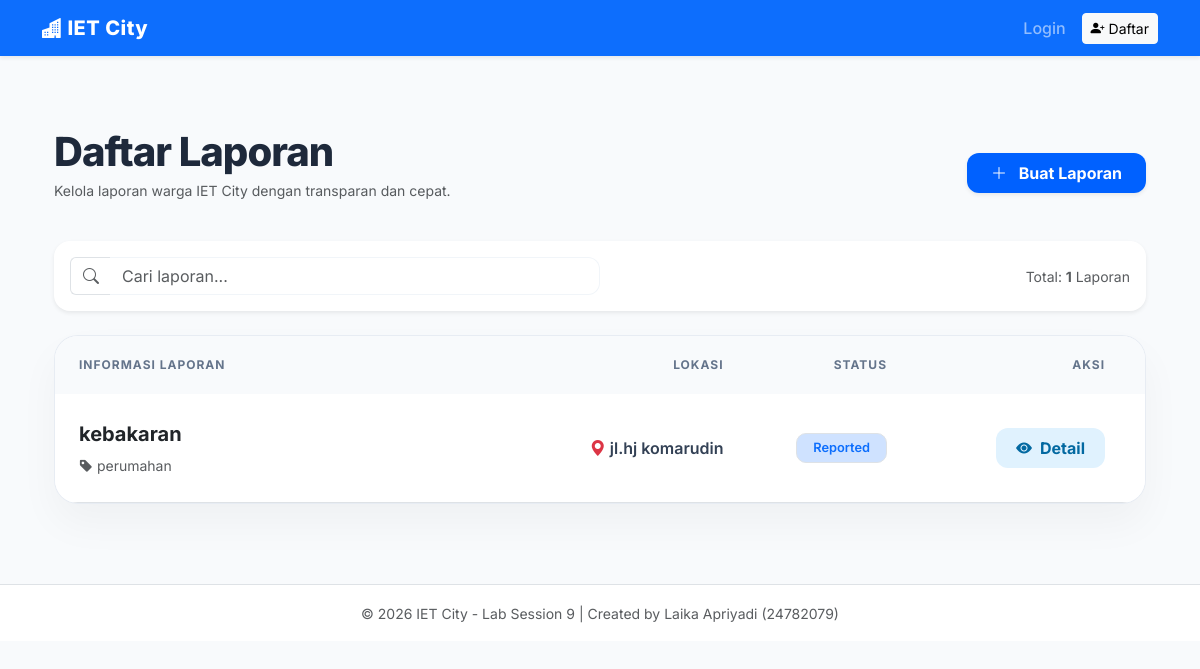
Page /reports/ on the earlier database version.
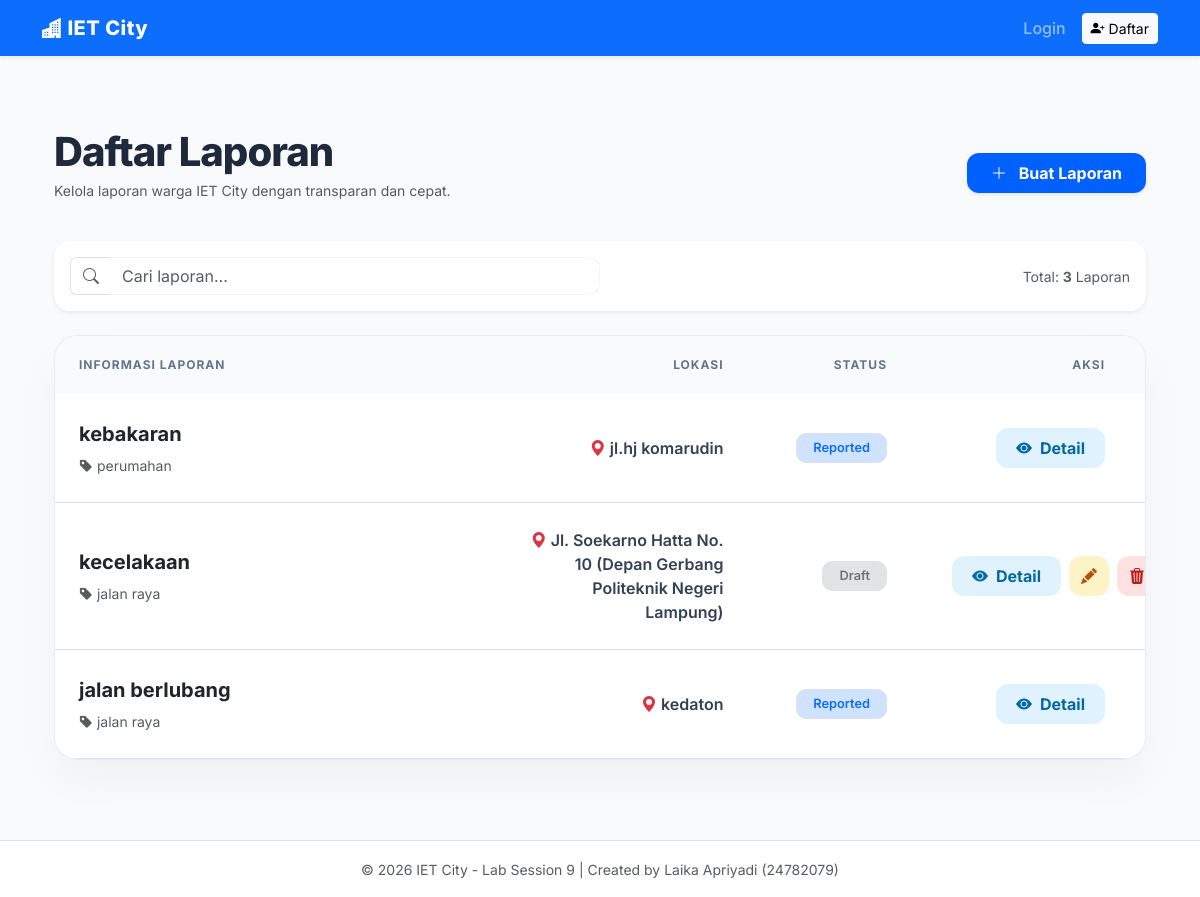
Same page on the later database version.
### main_app/models.py (models this page shows)
class Report(models.Model):
    title = models.CharField(max_length=200)
    category = models.CharField(max_length=100)
    description = models.TextField()
    location = models.CharField(max_length=200)
    reporter = models.ForeignKey(
        settings.AUTH_USER_MODEL,
        on_delete=models.CASCADE,
        related_name='reports',
        null=True,
        blank=True
    )
    status = models.CharField(
        max_length=20,
        choices=STATUS_CHOICES,
        default='REPORTED'
    )
    created_at = models.DateTimeField(auto_now_add=True)
    updated_at = models.DateTimeField(auto_now=True)

### main_app/views.py (the view)
# urls.py: path('reports/', views.ReportListView.as_view(), name='report_list'),
class ReportListView(ListView):
    model = Report
    template_name = 'main_app/report_list.html'
    context_object_name = 'reports'

### main_app/templates/main_app/report_list.html (shortened to what this page needs)
{% extends 'base.html' %}
{% block content %}
<div class="container py-5 fade-in">
    <div class="d-flex justify-content-between align-items-center mb-4">
        <div>
            <h1 class="page-title mb-1">Daftar Laporan</h1>
            <p class="text-muted small">Kelola laporan warga IET City dengan transparan dan cepat.</p>
        </div>
        <a href="{% url 'report_create' %}" class="btn btn-primary px-4 py-2 shadow-sm fw-bold" style="border-radius: 12px; background: var(--primary-blue); border: none;">
            <i class="bi bi-plus-lg me-2"></i> Buat Laporan
        </a>
    </div>
    <div class="mb-4 bg-white p-3 rounded-4 shadow-sm d-flex justify-content-between align-items-center">
        <div class="input-group w-50">
            <span class="input-group-text bg-transparent border-end-0 text-muted"><i class="bi bi-search"></i></span>
            <input type="text" id="searchInput" class="form-control border-start-0 shadow-none" style="border: 1px solid #f1f5f9; border-radius: 0 12px 12px 0;" placeholder="Cari laporan...">
        </div>
        <div class="text-muted small">Total: <strong>{{ reports|length }}</strong> Laporan</div>
    </div>
    <div class="table-container">
        <table class="table mb-0" id="reportTable" style="table-layout: fixed; width: 100%;">
            <thead>
                <tr>
                    <th style="width: 40%" class="ps-4">Informasi Laporan</th>
                    <th style="width: 25%" class="text-end-custom">Lokasi</th>
                    <th style="width: 15%" class="text-end-custom">Status</th>
                    <th style="width: 20%" class="text-end-custom">Aksi</th>
                </tr>
            </thead>
            <tbody>
                {% for report in reports %}
                <tr>
                    <td class="ps-4">
                        <div class="fw-bold text-dark fs-5 mb-1">{{ report.title }}</div>
                        <span class="text-muted small"><i class="bi bi-tag-fill"></i> {{ report.category|default:"Umum" }}</span>
                    </td>
                    <td class="text-end-custom fw-semibold">
                        <i class="bi bi-geo-alt-fill text-danger"></i> {{ report.location }}
                    </td>
                    <td class="text-end-custom">
                        {% if report.status == 'DRAFT' %}
                            <span class="badge badge-modern bg-secondary-subtle text-secondary border">Draft</span>
                        {% elif report.status == 'REPORTED' %}
                            <span class="badge badge-modern bg-primary-subtle text-primary border">Reported</span>
                        {% elif report.status == 'IN_PROGRESS' %}
                            <span class="badge badge-modern bg-warning-subtle text-warning-emphasis border">In Progress</span>
                        {% elif report.status == 'RESOLVED' %}
                            <span class="badge badge-modern bg-success-subtle text-success border">Resolved</span>
                        {% else %}
                            <span class="badge badge-modern bg-light text-dark border">{{ report.status }}</span>
                        {% endif %}
                    </td>
                    <td class="text-end-custom">
                        <div class="btn-action-group">
                            <button class="btn-custom btn-detail-blue btn-detail"
                                    data-title="{{ report.title }}"
                                    data-location="{{ report.location }}"
                                    data-status="{{ report.get_status_display }}"
                                    data-description="{{ report.description }}">
                                <i class="bi bi-eye-fill me-2"></i> Detail
                            </button>
                            {% if user.is_staff %}
                                <a href="{% url 'report_update' report.pk %}" class="btn-custom btn-edit-yellow" title="Edit"><i class="bi bi-pencil-fill"></i></a>
                                <a href="{% url 'report_delete' report.pk %}" class="btn-custom btn-delete-red" title="Hapus" onclick="return confirm('Hapus laporan ini?')"><i class="bi bi-trash3-fill"></i></a>
                            {% elif report.status == 'DRAFT' %}
                                <a href="{% url 'report_update' report.pk %}" class="btn-custom btn-edit-yellow" title="Edit"><i class="bi bi-pencil-fill"></i></a>
                                <a href="{% url 'report_delete' report.pk %}" class="btn-custom btn-delete-red" title="Hapus" onclick="return confirm('Hapus draf ini?')"><i class="bi bi-trash3-fill"></i></a>
                            {% endif %}
                        </div>
                    </td>
                </tr>
                {% empty %}
                <tr>
                    <td colspan="4" class="text-center py-5 text-muted">Belum ada laporan masuk.</td>
                </tr>
                {% endfor %}
            </tbody>
        </table>
    </div>
</div>
{% endblock %}

### templates/base.html (shortened to what this page needs)
<!DOCTYPE html>
<html lang="id">
<head>
    <link href="https://cdn.jsdelivr.net/npm/bootstrap@5.3.0/dist/css/bootstrap.min.css" rel="stylesheet">
    <link rel="stylesheet" href="https://cdn.jsdelivr.net/npm/bootstrap-icons@1.11.0/font/bootstrap-icons.css">
</head>
<body>
    <nav class="navbar navbar-expand-lg navbar-dark bg-primary shadow-sm mb-4">
        <div class="container">
            <a class="navbar-brand" href="{% url 'home_page' %}">
                <i class="bi bi-buildings-fill"></i> IET City
            </a>
            <div class="collapse navbar-collapse" id="navbarNav">
                <ul class="navbar-nav ms-auto align-items-center">
                    {% if user.is_authenticated %}
                        <li class="nav-item me-2">
                            <span class="badge {% if user.is_staff %}bg-warning text-dark{% else %}bg-info text-white{% endif %}">
                                <i class="bi bi-shield-lock"></i> {{ user.is_staff|yesno:"ADMIN,CITIZEN" }}
                            </span>
                        </li>
                        <li class="nav-item me-3">
                            <span class="text-white small">Halo, <strong>{{ user.username }}</strong></span>
                        </li>
                        <li class="nav-item">
                            <form action="{% url 'logout' %}" method="post" class="d-inline">
                                {% csrf_token %}
                                <button type="submit" class="btn btn-sm btn-outline-light">
                                    <i class="bi bi-box-arrow-right"></i> Logout
                                </button>
                            </form>
                        </li>
                    {% else %}
                        <li class="nav-item">
                            <a class="nav-link" href="{% url 'login' %}">Login</a>
                        </li>
                        <li class="nav-item">
                            <a class="btn btn-light btn-sm ms-lg-2" href="{% url 'signup' %}">
                                <i class="bi bi-person-plus-fill"></i> Daftar
                            </a>
                        </li>
                    {% endif %}
                </ul>
            </div>
        </div>
    </nav>
    <div class="container">
        <main>
            {% block content %}
            {% endblock %}
        </main>
    </div>
    <footer class="text-center text-muted">
        <div class="container">
            <small>&copy; 2026 IET City - Lab Session 9 | Created by Laika Apriyadi (24782079)</small>
        </div>
    </footer>
</body>
</html>

### templates/base.html (style rules this page uses)
body { background-color: #f4f7f6; font-family: 'Segoe UI', Tahoma, Geneva, Verdana, sans-serif; min-height: 100vh; display: flex; flex-direction: column; }
.navbar-brand { font-weight: 800; letter-spacing: 0.5px; }
.nav-link { font-weight: 500; transition: 0.3s; }
main { flex: 1; }
footer { background: #fff; border-top: 1px solid #dee2e6; padding: 1rem 0; margin-top: 2rem; }

### main_app/templates/main_app/report_list.html (style rules this page uses)
:root { --primary-blue: #0061ff; --soft-bg: #f8fafc; }
body { font-family: 'Inter', sans-serif; background-color: var(--soft-bg); }
.page-title { font-weight: 800; color: #1e293b; letter-spacing: -1px; }
.table-container { background: white; border-radius: 24px; overflow: hidden; box-shadow: 0 20px 40px rgba(0,0,0,0.04); border: 1px solid rgba(226, 232, 240, 0.8); }
.table thead th { background-color: #f8fafc; color: #64748b; text-transform: uppercase; font-size: 0.75rem; font-weight: 700; letter-spacing: 1px; padding: 20px 25px; border: none; }
.table tbody td { padding: 25px; vertical-align: middle; color: #334155; }
.text-end-custom { text-align: right !important; padding-right: 40px !important; }
.badge-modern { padding: 8px 16px; border-radius: 10px; font-weight: 600; font-size: 0.8rem; }
.btn-action-group { display: inline-flex; gap: 8px; }
.btn-custom { height: 40px; display: inline-flex; align-items: center; justify-content: center; border-radius: 12px; font-weight: 700; transition: 0.3s; border: none; }
.btn-detail-blue { background: #e0f2fe; color: #0369a1; padding: 0 20px; }
.btn-edit-yellow { background: #fef3c7; color: #b45309; width: 40px; }
.btn-delete-red { background: #fee2e2; color: #b91c1c; width: 40px; }
.fade-in { animation: fadeIn 0.6s ease-out forwards; }

Differences in the rows shown:
added Report: title "kecelakaan", category "jalan raya", location "Jl. Soekarno Hatta No. 10 (Depan Gerbang Politeknik Negeri Lampung)", status "Draft"
added Report: title "jalan berlubang", category "jalan raya", location "kedaton", status "Reported"
Other differences:
{{ reports|length }}: "1" → "3"
